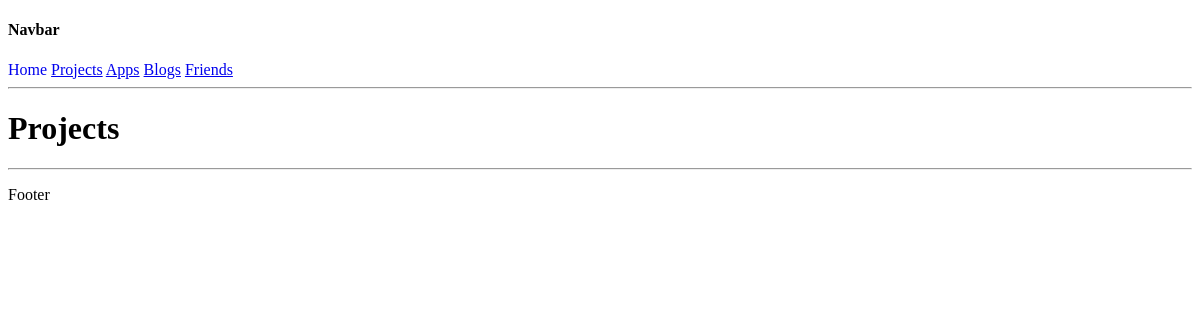
Before: /projectlist/projects/ with the older database file.
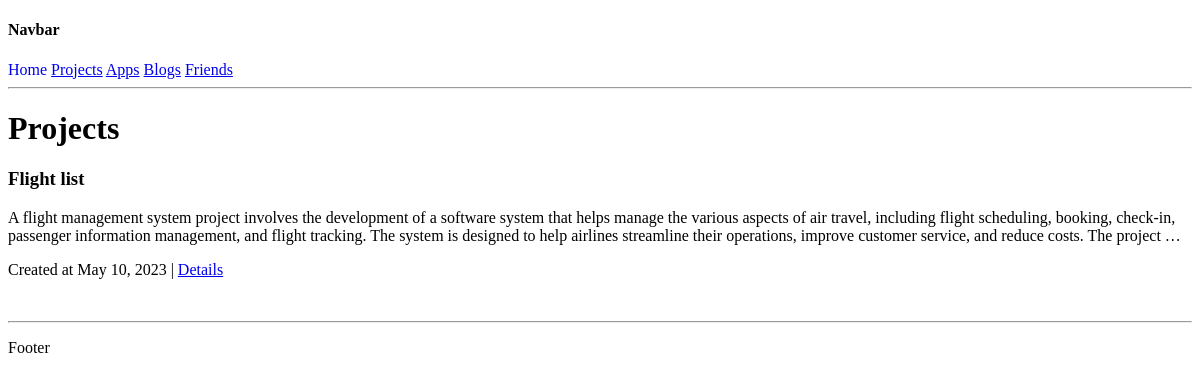
After: the same page with the newer database file.
### projectlist/models.py (models this page shows, shortened)
class Projects(models.Model):
	title=models.CharField(max_length=100)
	body=models.TextField()
	links=models.CharField(max_length=500,null=True,blank=True)
	tags=models.ManyToManyField(Tags)
	date=models.DateField()
	contributers=models.ManyToManyField(Friends)

### projectlist/views.py (the view)
# urls.py: path("projects/",views.projects,name="projects"),
def projects(request):
	template="projectlist/projects.html"
	projects=Projects.objects.all()
	data={
		'projects':projects
	}
	return render(request,template,data)

### templates/projectlist/projects.html
{% extends 'layout.html' %}
{% block yield %}
	<h1>Projects</h1>
	{% for project in projects %}
	<h3>{{ project.title }}</h3>
	<p> {{ project.body | truncatewords:50}}</p>
	<p> Created at {{project.date}} | <a href="{% url 'project' project.id %}">Details</a></p>
	<br>
{% endfor %}
{% endblock %}

Changed rows visible on the page:
added Projects: title "Flight list", body "A flight management system project involves the development of a software system that helps manage the various aspects of air travel, including flight scheduling, booking, check-in, passenger information management, and flight tracking. The system is designed to help airlines streamline their operations, improve customer service, and reduce costs. The project …", date "May 10, 2023"
